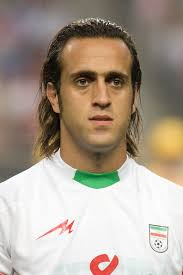
#> input picture lab13 /cv-lab13/karimi.jpg, 183 x 275 px, found by its file name
$ python translation.py
#> lines starting #> are read from the running program, lines starting #| are printed output that depends on the picture
import cv2
import numpy as np

I = cv2.imread('karimi.jpg')
#> I is the input picture: shape (275, 183, 3); mean B, G, R 144.4, 158.4, 171.7

# translations in x and y directions
tx = 100
ty = 40

# use an affine transformation matrix (2x3)
M = np.array([[1, 0, tx],
              [0, 1, ty]]).astype(np.float32)

output_size = (I.shape[1],I.shape[0]) # output image size
#> output_size = (183, 275)
#output_size = (I.shape[1]+200, I.shape[0]+200);

J = cv2.warpAffine(I,M,output_size)
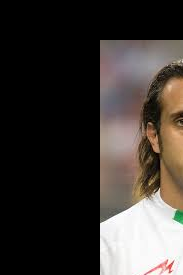
#> J: shape (275, 183, 3); mean B, G, R 51.9, 55.8, 61.3

cv2.imshow('I',I)
cv2.waitKey(0)

cv2.imshow('J',J)
cv2.waitKey(0)

#! use a homography transformation matrix (3x3)
H = np.array([[1, 0, tx],
              [0, 1, ty],
              [0, 0, 1]]).astype(np.float32)
K = cv2.warpPerspective(I,H, output_size)
cv2.imshow('K',K)
cv2.waitKey(0)

cv2.destroyAllWindows()

$ run again, with lab13 /cv-lab13/01.jpg copied over lab13 /cv-lab13/karimi.jpg
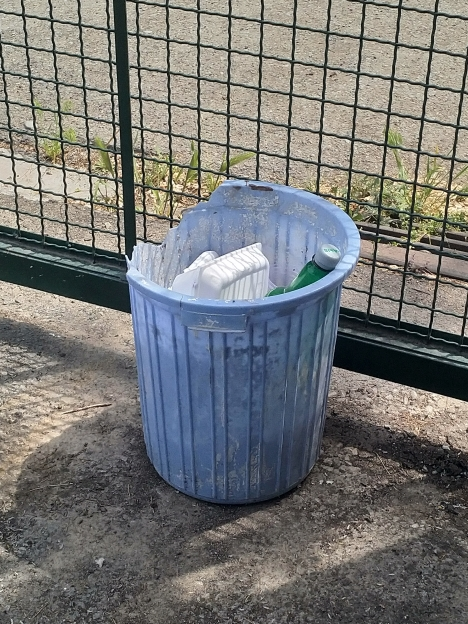
#> input picture lab13 /cv-lab13/01.jpg, 468 x 624 px, found by its file name
#> I is the input picture: shape (624, 468, 3); mean B, G, R 117, 118.6, 118.2
#> `J = cv2.warpAffine(I,M,output_size)`:
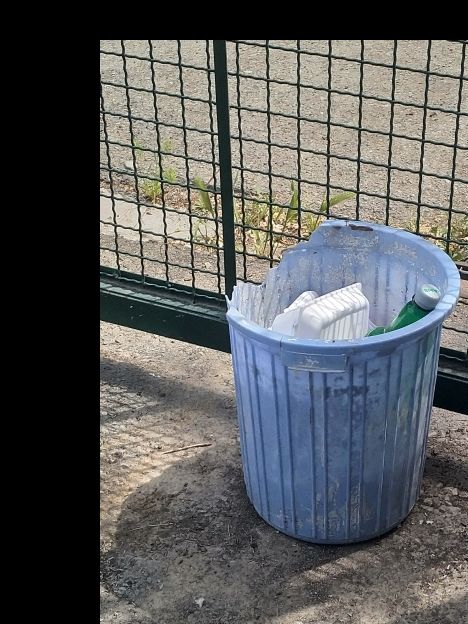
#> J: shape (624, 468, 3); mean B, G, R 91.1, 90.5, 89

$ run again, with lab13 /cv-lab13/02.jpg copied over lab13 /cv-lab13/karimi.jpg
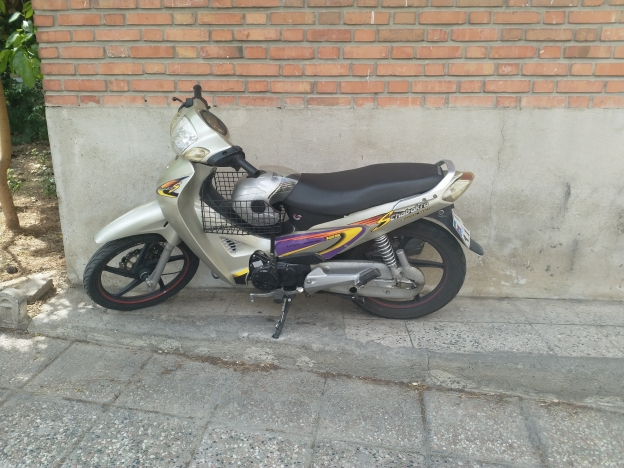
#> input picture lab13 /cv-lab13/02.jpg, 624 x 468 px, found by its file name
#> I is the input picture: shape (468, 624, 3); mean B, G, R 137.2, 147.8, 152.2
#> `J = cv2.warpAffine(I,M,output_size)`:
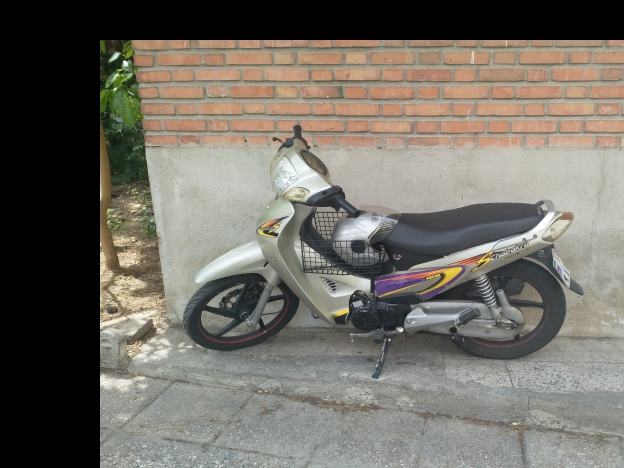
#> J: shape (468, 624, 3); mean B, G, R 100.5, 108.9, 113

$ run again, with lab13 /cv-lab13/03.jpg copied over lab13 /cv-lab13/karimi.jpg
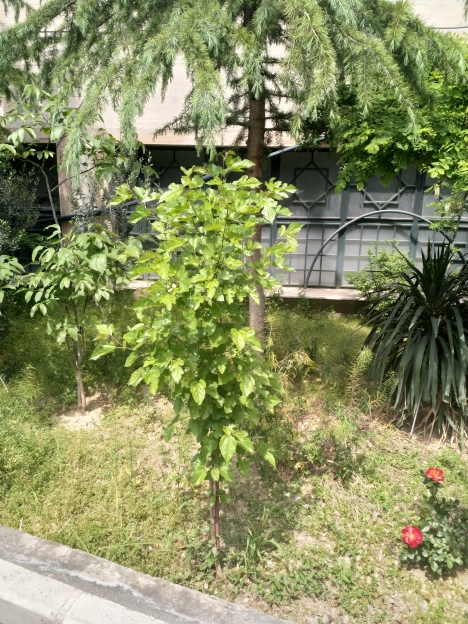
#> input picture lab13 /cv-lab13/03.jpg, 468 x 624 px, found by its file name
#> I is the input picture: shape (624, 468, 3); mean B, G, R 97.2, 142.5, 136.7
#> `J = cv2.warpAffine(I,M,output_size)`:
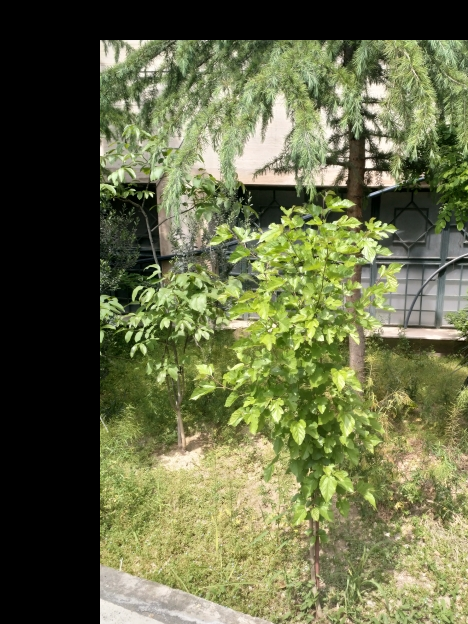
#> J: shape (624, 468, 3); mean B, G, R 69.9, 105.8, 101.1
